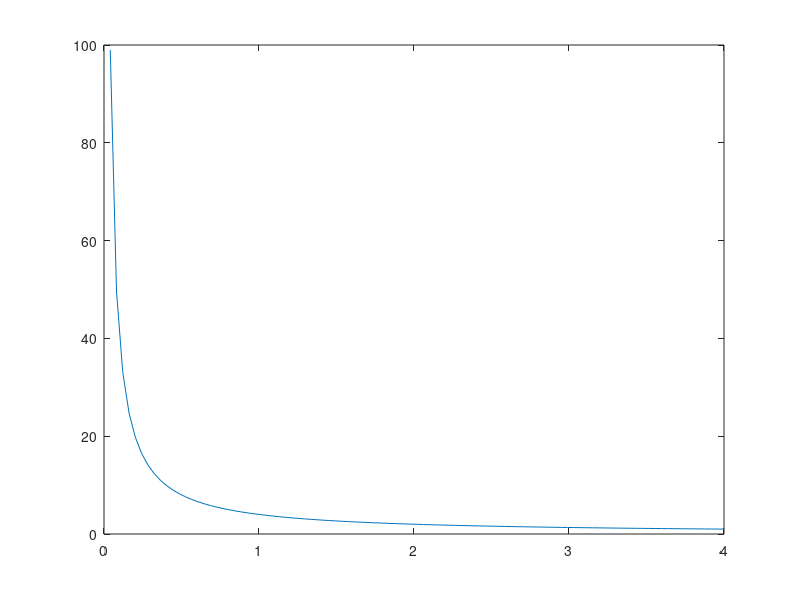
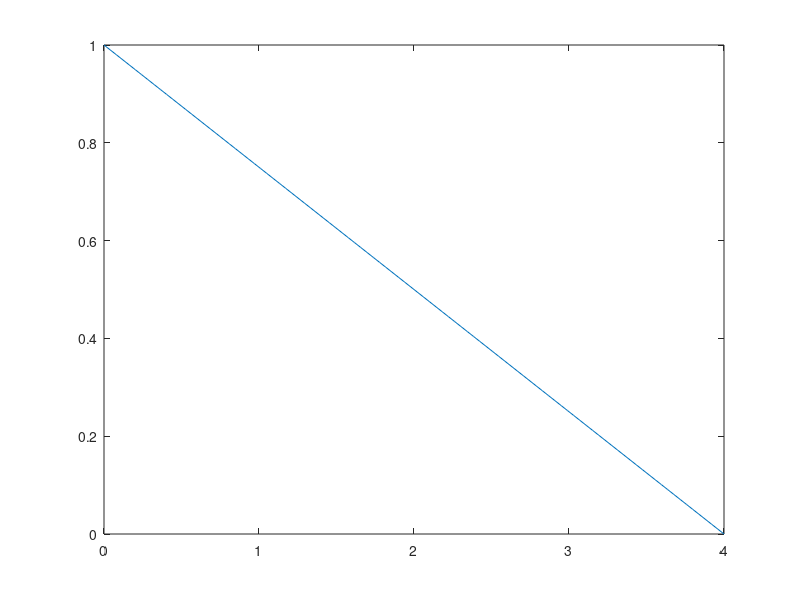

Source code (MATLAB) for these figures, in order:
% ttc_cost_fun_score.m
%
% Visualises TTCCostFunction::computeCost
%

close all;
clear all;
clc;

time_plan_horizon = 4.0;
x_ttc = linspace(0, time_plan_horizon, 100);
% compute cost values
for i=1:length(x_ttc)
    y_ttc_v1(i) = time_plan_horizon / x_ttc(i);
    y_ttc_v2(i) = 1 - x_ttc(i) / time_plan_horizon;
end

figure('Name', 'V1');
plot(x_ttc, y_ttc_v1)
figure('Name', 'V2');
plot(x_ttc, y_ttc_v2);
